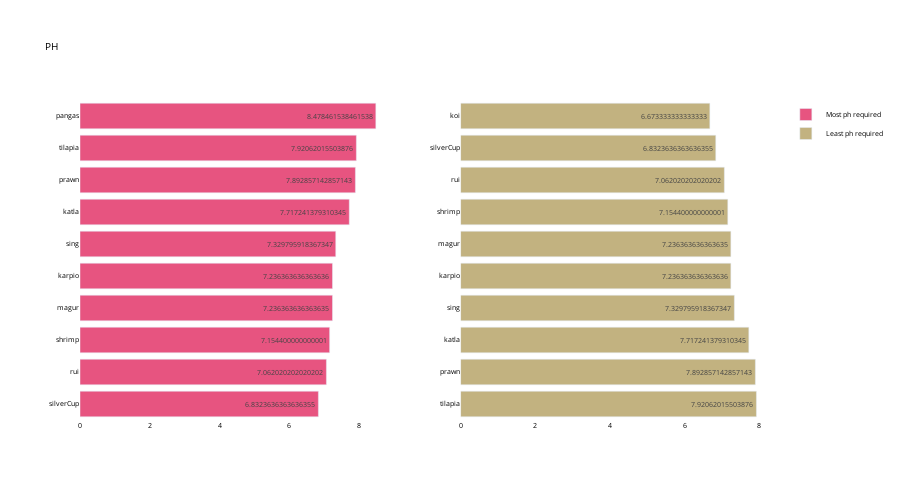

The notebook cell saved with this chart:
### Code cell
fish_summary_temp = fish_summary.sort_values(by='ph', 
                                          ascending=False)
  
fig = make_subplots(rows=1, cols=2)

top = {
    'y' : fish_summary_temp['ph'][0:10].sort_values().index,
    'x' : fish_summary_temp['ph'][0:10].sort_values()
}

last = {
    'y' : fish_summary_temp['ph'][-10:].index,
    'x' : fish_summary_temp['ph'][-10:]
}

fig.add_trace(
    go.Bar(top,
           name="Most ph required",
           marker_color=random.choice(colorarr),
           orientation='h',
          text=top['x']),
    
    row=1, col=1
)

fig.add_trace(
    go.Bar(last,
           name="Least ph required",
           marker_color=random.choice(colorarr),
           orientation='h',
          text=last['x']),
    row=1, col=2
)
fig.update_traces(texttemplate='%{text}', textposition='inside')
fig.update_layout(title_text="PH",
                  plot_bgcolor='white',
                  font_size=7, 
                  font_color='black',
                 height=500)

fig.update_xaxes(showgrid=False)
fig.update_yaxes(showgrid=False)
fig.show()

### Figure 1 — Plotly figure (JSON) as saved in the notebook; plotly's stock layout.template omitted (floating-point values rounded to 4 significant figures)
{"data": [{"marker": {"color": "#E75480"}, "name": "Most ph required", "orientation": "h", "text": [6.832, 7.062, 7.154, 7.236, 7.236, 7.33, 7.717, 7.893, 7.921, 8.478], "textposition": "inside", "texttemplate": "%{text}", "type": "bar", "x": [6.832, 7.062, 7.154, 7.236, 7.236, 7.33, 7.717, 7.893, 7.921, 8.478], "xaxis": "x", "y": ["silverCup", "rui", "shrimp", "magur", "karpio", "sing", "katla", "prawn", "tilapia", "pangas"], "yaxis": "y"}, {"marker": {"color": "#C2b280"}, "name": "Least ph required", "orientation": "h", "text": [7.921, 7.893, 7.717, 7.33, 7.236, 7.236, 7.154, 7.062, 6.832, 6.673], "textposition": "inside", "texttemplate": "%{text}", "type": "bar", "x": [7.921, 7.893, 7.717, 7.33, 7.236, 7.236, 7.154, 7.062, 6.832, 6.673], "xaxis": "x2", "y": ["tilapia", "prawn", "katla", "sing", "karpio", "magur", "shrimp", "rui", "silverCup", "koi"], "yaxis": "y2"}], "layout": {"font": {"color": "black", "size": 7}, "height": 500, "plot_bgcolor": "white", "title": {"text": "PH"}, "xaxis": {"anchor": "y", "domain": [0, 0.45], "showgrid": false}, "xaxis2": {"anchor": "y2", "domain": [0.55, 1], "showgrid": false}, "yaxis": {"anchor": "x", "domain": [0, 1], "showgrid": false}, "yaxis2": {"anchor": "x2", "domain": [0, 1], "showgrid": false}}}
